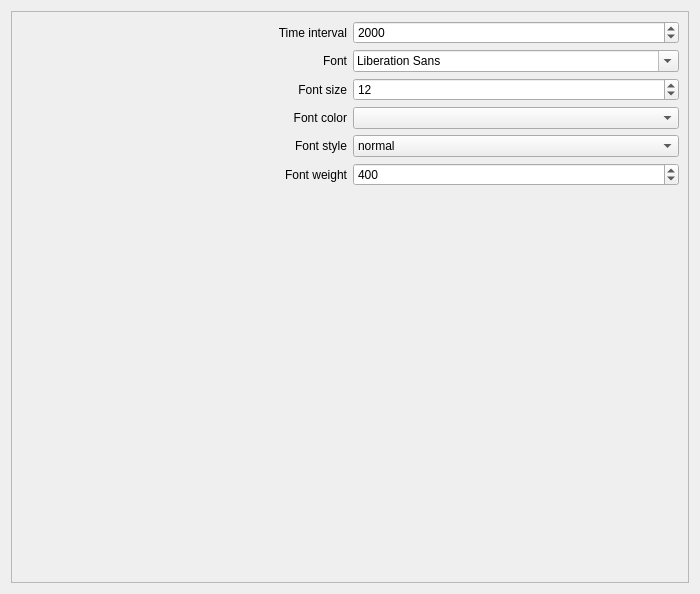
<?xml version="1.0" encoding="UTF-8"?>
<ui version="4.0">
 <class>AppearanceWindow</class>
 <widget class="QWidget" name="AppearanceWindow">
  <property name="geometry">
   <rect>
    <x>0</x>
    <y>0</y>
    <width>700</width>
    <height>594</height>
   </rect>
  </property>
  <property name="sizePolicy">
   <sizepolicy hsizetype="Expanding" vsizetype="Expanding">
    <horstretch>0</horstretch>
    <verstretch>0</verstretch>
   </sizepolicy>
  </property>
  <property name="minimumSize">
   <size>
    <width>700</width>
    <height>0</height>
   </size>
  </property>
  <property name="maximumSize">
   <size>
    <width>16777215</width>
    <height>16777215</height>
   </size>
  </property>
  <property name="windowTitle">
   <string notr="true">Appearance</string>
  </property>
  <layout class="QGridLayout" name="gridLayout">
   <item row="0" column="0">
    <widget class="QScrollArea" name="scrollArea_appearance">
     <property name="widgetResizable">
      <bool>true</bool>
     </property>
     <widget class="QWidget" name="contents_appearance">
      <property name="geometry">
       <rect>
        <x>0</x>
        <y>0</y>
        <width>684</width>
        <height>578</height>
       </rect>
      </property>
      <layout class="QVBoxLayout" name="verticalLayout_10">
       <item>
        <layout class="QHBoxLayout" name="layout_interval">
         <item>
          <widget class="QLabel" name="label_interval">
           <property name="text">
            <string>Time interval</string>
           </property>
           <property name="alignment">
            <set>Qt::AlignRight|Qt::AlignTrailing|Qt::AlignVCenter</set>
           </property>
          </widget>
         </item>
         <item>
          <widget class="QSpinBox" name="spinBox_interval">
           <property name="minimum">
            <number>1</number>
           </property>
           <property name="maximum">
            <number>10000</number>
           </property>
           <property name="singleStep">
            <number>500</number>
           </property>
           <property name="value">
            <number>2000</number>
           </property>
          </widget>
         </item>
        </layout>
       </item>
       <item>
        <layout class="QHBoxLayout" name="layout_font">
         <item>
          <widget class="QLabel" name="label_font">
           <property name="text">
            <string>Font</string>
           </property>
           <property name="alignment">
            <set>Qt::AlignRight|Qt::AlignTrailing|Qt::AlignVCenter</set>
           </property>
          </widget>
         </item>
         <item>
          <widget class="QFontComboBox" name="fontComboBox">
           <property name="minimumSize">
            <size>
             <width>180</width>
             <height>0</height>
            </size>
           </property>
          </widget>
         </item>
        </layout>
       </item>
       <item>
        <layout class="QHBoxLayout" name="layout_size">
         <item>
          <widget class="QLabel" name="label_size">
           <property name="text">
            <string>Font size</string>
           </property>
           <property name="alignment">
            <set>Qt::AlignRight|Qt::AlignTrailing|Qt::AlignVCenter</set>
           </property>
          </widget>
         </item>
         <item>
          <widget class="QSpinBox" name="spinBox_size">
           <property name="minimum">
            <number>1</number>
           </property>
           <property name="maximum">
            <number>99</number>
           </property>
           <property name="singleStep">
            <number>1</number>
           </property>
           <property name="value">
            <number>12</number>
           </property>
          </widget>
         </item>
        </layout>
       </item>
       <item>
        <layout class="QHBoxLayout" name="layout_color">
         <item>
          <widget class="QLabel" name="label_color">
           <property name="text">
            <string>Font color</string>
           </property>
           <property name="alignment">
            <set>Qt::AlignRight|Qt::AlignTrailing|Qt::AlignVCenter</set>
           </property>
          </widget>
         </item>
         <item>
          <widget class="KColorCombo" name="kcolorcombo"/>
         </item>
        </layout>
       </item>
       <item>
        <layout class="QHBoxLayout" name="layout_style">
         <item>
          <widget class="QLabel" name="label_style">
           <property name="text">
            <string>Font style</string>
           </property>
           <property name="alignment">
            <set>Qt::AlignRight|Qt::AlignTrailing|Qt::AlignVCenter</set>
           </property>
          </widget>
         </item>
         <item>
          <widget class="QComboBox" name="comboBox_style">
           <item>
            <property name="text">
             <string notr="true">normal</string>
            </property>
           </item>
           <item>
            <property name="text">
             <string notr="true">italic</string>
            </property>
           </item>
          </widget>
         </item>
        </layout>
       </item>
       <item>
        <layout class="QHBoxLayout" name="layout_weight">
         <item>
          <widget class="QLabel" name="label_weight">
           <property name="text">
            <string>Font weight</string>
           </property>
           <property name="alignment">
            <set>Qt::AlignRight|Qt::AlignTrailing|Qt::AlignVCenter</set>
           </property>
          </widget>
         </item>
         <item>
          <widget class="QSpinBox" name="spinBox_weight">
           <property name="minimum">
            <number>100</number>
           </property>
           <property name="maximum">
            <number>900</number>
           </property>
           <property name="singleStep">
            <number>100</number>
           </property>
           <property name="value">
            <number>400</number>
           </property>
          </widget>
         </item>
        </layout>
       </item>
       <item>
        <spacer name="spacer_text">
         <property name="orientation">
          <enum>Qt::Vertical</enum>
         </property>
         <property name="sizeHint" stdset="0">
          <size>
           <width>20</width>
           <height>40</height>
          </size>
         </property>
        </spacer>
       </item>
      </layout>
     </widget>
    </widget>
   </item>
  </layout>
 </widget>
 <customwidgets>
  <customwidget>
   <class>KColorCombo</class>
   <extends>QComboBox</extends>
   <header>kcolorcombo.h</header>
  </customwidget>
 </customwidgets>
 <resources/>
 <connections/>
</ui>
